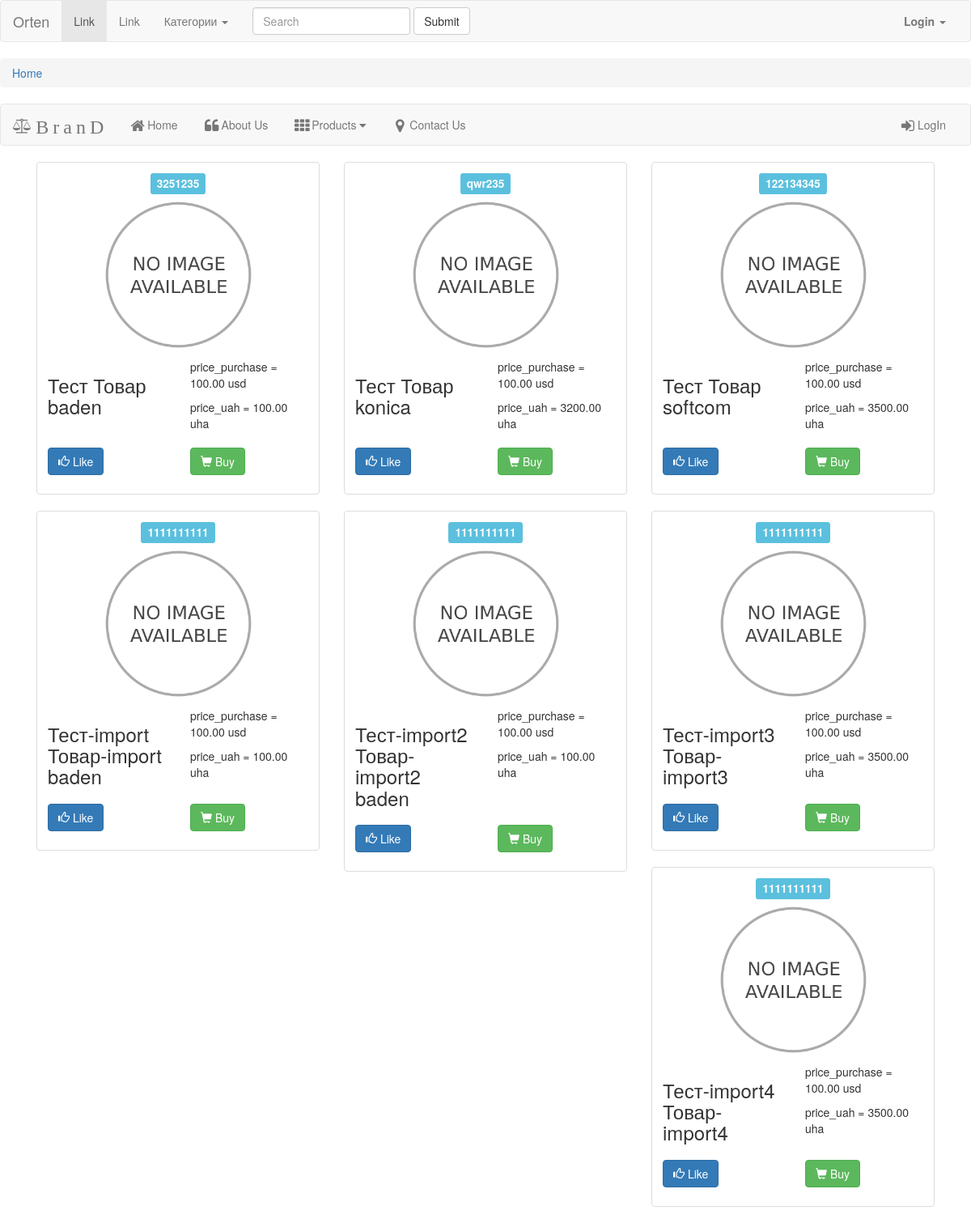
The page /shop/ on the database as committed earlier.
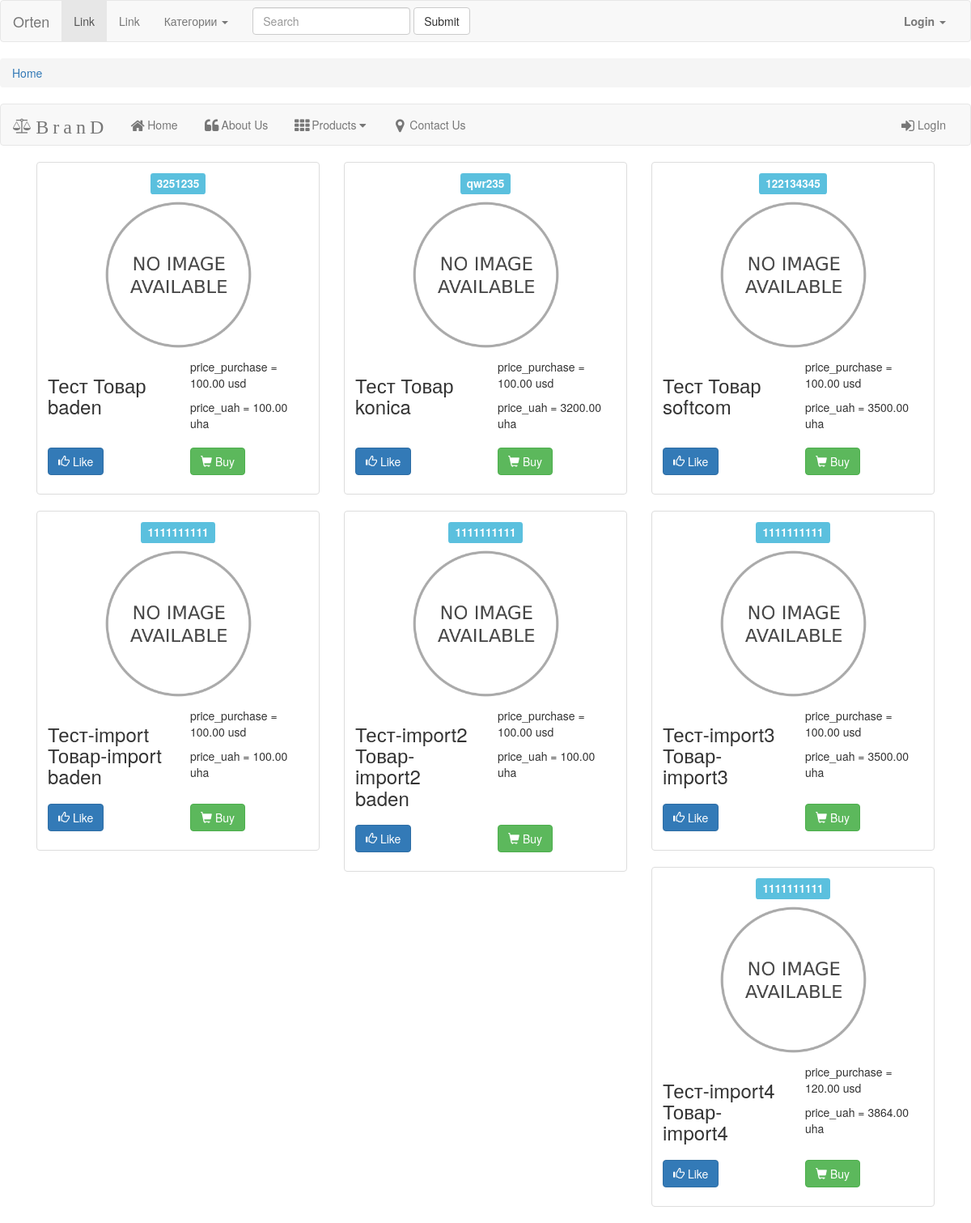
The same page on the database as committed later.
### shop/models.py (models this page shows, shortened)
class Product(models.Model):
	category = models.ForeignKey(Category, on_delete=models.CASCADE, help_text='Каталог товара (расходные материалы, компьютеры и комплетующие и т д)') #коталог продукта связь m2m
	name = models.CharField(max_length=400, db_index=True, help_text='Название товара') #имя продукта
	saler =  models.CharField(max_length=25, choices=SALER_CHOICES, blank=True, help_text='Поставщик')
	vendor_code = models.CharField(max_length=200, db_index=True, help_text='Артикул, парт номер') #артикул или парт-номер
	vendor = models.CharField(max_length=200, blank=True, help_text='Производитель') # Производитель
	slug = models.SlugField(max_length=400, help_text='')
	image = models.ImageField(upload_to='products/%Y/%m/%d', blank=True, help_text='') #картинка
	keywords =  models.TextField(blank=True, help_text='Ключивые слова (тонер, материнская плата, пружина)')#краткое описание продукта
	description = models.TextField(blank=True, help_text='Описание товара') #описание продукта
	tags = TaggableManager(through=None, blank=True, help_text = 'Список тегов, разделенных запятыми')
	currency = models.CharField(max_length=3, choices=CURRENCY_CHOICES, blank=True, help_text='Валюта входа') #валюта
	price_purchase = models.DecimalField(max_digits=10, decimal_places=2, blank=True, help_text='Цена входящая') #цена Закупки
	interest = models.DecimalField(max_digits=5, decimal_places=2, blank=True, choices=INTEREST_CHOICES, null=True, help_text='Процент, накрутка') #Процент
	stock = models.PositiveIntegerField(blank=True, help_text='Остатоки') # Остатки
	available = models.BooleanField(default=True, help_text='Доступен ли к заказу') # булево значение, указывающее, доступен ли продукт или нет
	created = models.DateTimeField(auto_now_add=True, help_text='дата создания') # дата создания
	updated = models.DateTimeField(auto_now=True, help_text='дата обновления') #дата обновления
	@property
	def price_uah(self):
		rates_usd=float(Rates.objects.get(id=1).usd)
		rates_eur=float(Rates.objects.get(id=1).eur)
		self.price_purchase=float(self.price_purchase)
		self.interest=float(self.interest)
		if self.saler == 'softcom':
			a = ((self.price_purchase*self.interest)+self.price_purchase)*rates_usd
			return format(a, '.2f')
		if self.saler == 'esko':
			a = ((self.price_purchase*self.interest)+self.price_purchase)*rates_usd
			return format(a, '.2f')
		if self.saler == 'megateid':
			a = ((self.price_purchase*self.interest)+self.price_purchase)*rates_usd
			return format(a, '.2f')
		if self.saler == 'Konica':
			a = self.price_purchase*rates_eur
			return format(a, '.2f')
		if self.saler == 'baden':
			a= self.price_purchase
			return format(a, '.2f')
	class Meta:
		ordering = ('name',)
		verbose_name = 'Товар'
		verbose_name_plural = 'Товары'
		index_together = (('id', 'slug'),)

class Rates(models.Model): #курс валют
	usd = models.DecimalField(max_digits=10, decimal_places=2, blank=True)
	eur = models.DecimalField(max_digits=10, decimal_places=2, blank=True)

### shop/views.py (the view)
# urls.py: path('', views.product_list, name ='base'),
def product_list(request, category_slug=None):
	category = None
	categories = Category.objects.all()
	products = Product.objects.filter(available=True)
	if category_slug:
		category = get_object_or_404(Category, slug=category_slug)
		products = products.filter(category=category)
	return render(request, 'shop/product/list.html', {'category': category, 'categories': categories, 'products': products})

### templates/shop/product/list.html (shortened to what this page needs)
{% extends "base.html" %}
{% load static %}
{% load namify %}
{% block content %}
<div class="container">
    <div class="row">
        <div class="col-md-12">
{% for product in products %}
            <div class="col-sm-6 col-md-4">
                <div class="thumbnail" >
                    <h4 class="text-center"><span class="label label-info">{{ product.vendor_code }}</span></h4>
                    <img src="{% if product.image %}{{ product.image.url }} {% else %}{% static "img/no_image.png" %}{% endif %}" width="189" height="255" alt="lorem">
                    <div class="caption">
                        <div class="row">
                            <div class="col-md-6 col-xs-6">
                                <h3>{{ product.name }}</h3>
                            </div>
                            <div class="col-md-6 col-xs-6 price">
                                <p>price_purchase = {{ product.price_purchase }} usd</p>
                                <p>price_uah = {{product.price_uah}} uha</p>
                            </div>
                        </div>
                        <div class="row">
                            <div class="col-md-6">
                                <a class="btn btn-primary btn-product"><span class="glyphicon glyphicon-thumbs-up"></span> Like</a>
                            </div>
                            <div class="col-md-6">
                                <a href="#" class="btn btn-success btn-product"><span class="glyphicon glyphicon-shopping-cart"></span> Buy</a></div>
                        </div>
                    </div>
                </div>
            </div>
{% endfor %}
        </div>
    </div>
</div>
{% endblock %}

Rows that differ between the two databases and show on the page:
changed Product "Тест-import4 Товар-import4": price_purchase "100.00" → "120.00"; price_uah "3500.00" → "3864.00"
